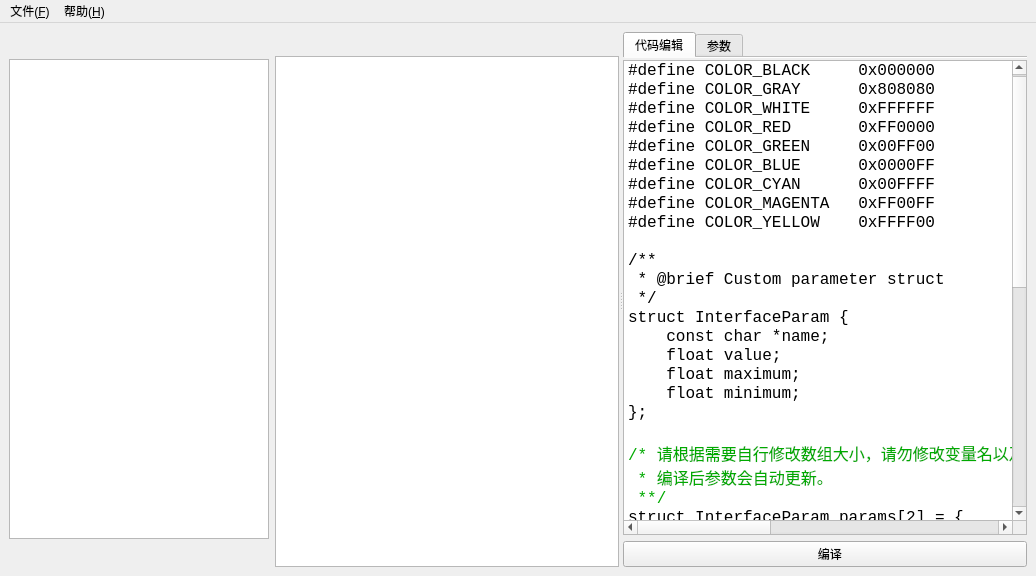
<?xml version="1.0" encoding="UTF-8"?>
<ui version="4.0">
 <class>MainWindow</class>
 <widget class="QMainWindow" name="MainWindow">
  <property name="geometry">
   <rect>
    <x>0</x>
    <y>0</y>
    <width>1036</width>
    <height>576</height>
   </rect>
  </property>
  <property name="windowTitle">
   <string>智能车图像上位机</string>
  </property>
  <widget class="QWidget" name="centralWidget">
   <layout class="QGridLayout" name="gridLayout">
    <item row="0" column="0">
     <widget class="QWidget" name="widget" native="true">
      <property name="sizePolicy">
       <sizepolicy hsizetype="Fixed" vsizetype="Minimum">
        <horstretch>0</horstretch>
        <verstretch>0</verstretch>
       </sizepolicy>
      </property>
      <property name="minimumSize">
       <size>
        <width>260</width>
        <height>0</height>
       </size>
      </property>
      <layout class="QVBoxLayout" name="verticalLayout">
       <property name="leftMargin">
        <number>0</number>
       </property>
       <property name="topMargin">
        <number>0</number>
       </property>
       <property name="rightMargin">
        <number>0</number>
       </property>
       <property name="bottomMargin">
        <number>0</number>
       </property>
       <item>
        <spacer name="verticalSpacer">
         <property name="orientation">
          <enum>Qt::Vertical</enum>
         </property>
         <property name="sizeType">
          <enum>QSizePolicy::Fixed</enum>
         </property>
         <property name="sizeHint" stdset="0">
          <size>
           <width>20</width>
           <height>27</height>
          </size>
         </property>
        </spacer>
       </item>
       <item>
        <widget class="ImageListView" name="imageListView"/>
       </item>
       <item>
        <layout class="QHBoxLayout" name="controlButtonsLayout">
         <property name="spacing">
          <number>0</number>
         </property>
         <item>
          <widget class="QPushButton" name="toBeginButton">
           <property name="sizePolicy">
            <sizepolicy hsizetype="Fixed" vsizetype="Fixed">
             <horstretch>0</horstretch>
             <verstretch>0</verstretch>
            </sizepolicy>
           </property>
           <property name="minimumSize">
            <size>
             <width>0</width>
             <height>0</height>
            </size>
           </property>
           <property name="maximumSize">
            <size>
             <width>24</width>
             <height>24</height>
            </size>
           </property>
           <property name="text">
            <string/>
           </property>
           <property name="icon">
            <iconset resource="src.qrc">
             <normaloff>:/icons/arrow-to-left.svg</normaloff>:/icons/arrow-to-left.svg</iconset>
           </property>
           <property name="flat">
            <bool>true</bool>
           </property>
          </widget>
         </item>
         <item>
          <widget class="QPushButton" name="prevButton">
           <property name="sizePolicy">
            <sizepolicy hsizetype="Fixed" vsizetype="Fixed">
             <horstretch>0</horstretch>
             <verstretch>0</verstretch>
            </sizepolicy>
           </property>
           <property name="minimumSize">
            <size>
             <width>0</width>
             <height>0</height>
            </size>
           </property>
           <property name="maximumSize">
            <size>
             <width>24</width>
             <height>24</height>
            </size>
           </property>
           <property name="text">
            <string/>
           </property>
           <property name="icon">
            <iconset resource="src.qrc">
             <normaloff>:/icons/arrow-left.svg</normaloff>:/icons/arrow-left.svg</iconset>
           </property>
           <property name="flat">
            <bool>true</bool>
           </property>
          </widget>
         </item>
         <item>
          <widget class="QPushButton" name="playButton">
           <property name="sizePolicy">
            <sizepolicy hsizetype="Fixed" vsizetype="Fixed">
             <horstretch>0</horstretch>
             <verstretch>0</verstretch>
            </sizepolicy>
           </property>
           <property name="minimumSize">
            <size>
             <width>0</width>
             <height>0</height>
            </size>
           </property>
           <property name="maximumSize">
            <size>
             <width>24</width>
             <height>24</height>
            </size>
           </property>
           <property name="text">
            <string/>
           </property>
           <property name="icon">
            <iconset resource="src.qrc">
             <normaloff>:/icons/play.svg</normaloff>:/icons/play.svg</iconset>
           </property>
           <property name="flat">
            <bool>true</bool>
           </property>
          </widget>
         </item>
         <item>
          <widget class="QPushButton" name="nextButton">
           <property name="sizePolicy">
            <sizepolicy hsizetype="Fixed" vsizetype="Fixed">
             <horstretch>0</horstretch>
             <verstretch>0</verstretch>
            </sizepolicy>
           </property>
           <property name="minimumSize">
            <size>
             <width>0</width>
             <height>0</height>
            </size>
           </property>
           <property name="maximumSize">
            <size>
             <width>24</width>
             <height>24</height>
            </size>
           </property>
           <property name="text">
            <string/>
           </property>
           <property name="icon">
            <iconset resource="src.qrc">
             <normaloff>:/icons/arrow-right.svg</normaloff>:/icons/arrow-right.svg</iconset>
           </property>
           <property name="flat">
            <bool>true</bool>
           </property>
          </widget>
         </item>
         <item>
          <widget class="QPushButton" name="toEndButton">
           <property name="sizePolicy">
            <sizepolicy hsizetype="Fixed" vsizetype="Fixed">
             <horstretch>0</horstretch>
             <verstretch>0</verstretch>
            </sizepolicy>
           </property>
           <property name="minimumSize">
            <size>
             <width>0</width>
             <height>0</height>
            </size>
           </property>
           <property name="maximumSize">
            <size>
             <width>24</width>
             <height>24</height>
            </size>
           </property>
           <property name="text">
            <string/>
           </property>
           <property name="icon">
            <iconset resource="src.qrc">
             <normaloff>:/icons/arrow-to-right.svg</normaloff>:/icons/arrow-to-right.svg</iconset>
           </property>
           <property name="flat">
            <bool>true</bool>
           </property>
          </widget>
         </item>
        </layout>
       </item>
      </layout>
     </widget>
    </item>
    <item row="0" column="1">
     <widget class="QSplitter" name="splitter">
      <property name="orientation">
       <enum>Qt::Horizontal</enum>
      </property>
      <property name="childrenCollapsible">
       <bool>false</bool>
      </property>
      <widget class="QWidget" name="horizontalLayoutWidget">
       <layout class="QVBoxLayout" name="verticalLayout_3">
        <item>
         <widget class="QLabel" name="colorLabel">
          <property name="font">
           <font>
            <family>Microsoft YaHei UI</family>
            <pointsize>12</pointsize>
           </font>
          </property>
          <property name="text">
           <string/>
          </property>
          <property name="alignment">
           <set>Qt::AlignCenter</set>
          </property>
         </widget>
        </item>
        <item>
         <widget class="ImageViewer" name="imageViewer"/>
        </item>
       </layout>
      </widget>
      <widget class="QWidget" name="horizontalLayoutWidget_2">
       <layout class="QHBoxLayout" name="horizontalLayout_2">
        <item>
         <widget class="QTabWidget" name="tabWidget">
          <property name="minimumSize">
           <size>
            <width>300</width>
            <height>0</height>
           </size>
          </property>
          <property name="currentIndex">
           <number>0</number>
          </property>
          <property name="documentMode">
           <bool>true</bool>
          </property>
          <widget class="QWidget" name="widget_2">
           <attribute name="title">
            <string>代码编辑</string>
           </attribute>
           <layout class="QVBoxLayout" name="verticalLayout_2">
            <property name="leftMargin">
             <number>0</number>
            </property>
            <property name="topMargin">
             <number>2</number>
            </property>
            <property name="rightMargin">
             <number>0</number>
            </property>
            <property name="bottomMargin">
             <number>0</number>
            </property>
            <item>
             <widget class="QTextEdit" name="code">
              <property name="font">
               <font>
                <family>Consolas</family>
                <pointsize>12</pointsize>
               </font>
              </property>
              <property name="lineWrapMode">
               <enum>QTextEdit::NoWrap</enum>
              </property>
              <property name="html">
               <string>&lt;!DOCTYPE HTML PUBLIC &quot;-//W3C//DTD HTML 4.0//EN&quot; &quot;http://www.w3.org/TR/REC-html40/strict.dtd&quot;&gt;
&lt;html&gt;&lt;head&gt;&lt;meta name=&quot;qrichtext&quot; content=&quot;1&quot; /&gt;&lt;style type=&quot;text/css&quot;&gt;
p, li { white-space: pre-wrap; }
&lt;/style&gt;&lt;/head&gt;&lt;body style=&quot; font-family:'Consolas'; font-size:12pt; font-weight:400; font-style:normal;&quot;&gt;
&lt;p style=&quot; margin-top:0px; margin-bottom:0px; margin-left:0px; margin-right:0px; -qt-block-indent:0; text-indent:0px;&quot;&gt;#define COLOR_BLACK     0x000000&lt;/p&gt;
&lt;p style=&quot; margin-top:0px; margin-bottom:0px; margin-left:0px; margin-right:0px; -qt-block-indent:0; text-indent:0px;&quot;&gt;#define COLOR_GRAY      0x808080&lt;/p&gt;
&lt;p style=&quot; margin-top:0px; margin-bottom:0px; margin-left:0px; margin-right:0px; -qt-block-indent:0; text-indent:0px;&quot;&gt;#define COLOR_WHITE     0xFFFFFF&lt;/p&gt;
&lt;p style=&quot; margin-top:0px; margin-bottom:0px; margin-left:0px; margin-right:0px; -qt-block-indent:0; text-indent:0px;&quot;&gt;#define COLOR_RED       0xFF0000&lt;/p&gt;
&lt;p style=&quot; margin-top:0px; margin-bottom:0px; margin-left:0px; margin-right:0px; -qt-block-indent:0; text-indent:0px;&quot;&gt;#define COLOR_GREEN     0x00FF00&lt;/p&gt;
&lt;p style=&quot; margin-top:0px; margin-bottom:0px; margin-left:0px; margin-right:0px; -qt-block-indent:0; text-indent:0px;&quot;&gt;#define COLOR_BLUE      0x0000FF&lt;/p&gt;
&lt;p style=&quot; margin-top:0px; margin-bottom:0px; margin-left:0px; margin-right:0px; -qt-block-indent:0; text-indent:0px;&quot;&gt;#define COLOR_CYAN      0x00FFFF&lt;/p&gt;
&lt;p style=&quot; margin-top:0px; margin-bottom:0px; margin-left:0px; margin-right:0px; -qt-block-indent:0; text-indent:0px;&quot;&gt;#define COLOR_MAGENTA   0xFF00FF&lt;/p&gt;
&lt;p style=&quot; margin-top:0px; margin-bottom:0px; margin-left:0px; margin-right:0px; -qt-block-indent:0; text-indent:0px;&quot;&gt;#define COLOR_YELLOW    0xFFFF00&lt;/p&gt;
&lt;p style=&quot;-qt-paragraph-type:empty; margin-top:0px; margin-bottom:0px; margin-left:0px; margin-right:0px; -qt-block-indent:0; text-indent:0px;&quot;&gt;&lt;br /&gt;&lt;/p&gt;
&lt;p style=&quot; margin-top:0px; margin-bottom:0px; margin-left:0px; margin-right:0px; -qt-block-indent:0; text-indent:0px;&quot;&gt;/**&lt;/p&gt;
&lt;p style=&quot; margin-top:0px; margin-bottom:0px; margin-left:0px; margin-right:0px; -qt-block-indent:0; text-indent:0px;&quot;&gt; * @brief Custom parameter struct&lt;/p&gt;
&lt;p style=&quot; margin-top:0px; margin-bottom:0px; margin-left:0px; margin-right:0px; -qt-block-indent:0; text-indent:0px;&quot;&gt; */&lt;/p&gt;
&lt;p style=&quot; margin-top:0px; margin-bottom:0px; margin-left:0px; margin-right:0px; -qt-block-indent:0; text-indent:0px;&quot;&gt;struct InterfaceParam {&lt;/p&gt;
&lt;p style=&quot; margin-top:0px; margin-bottom:0px; margin-left:0px; margin-right:0px; -qt-block-indent:0; text-indent:0px;&quot;&gt;    const char *name;&lt;/p&gt;
&lt;p style=&quot; margin-top:0px; margin-bottom:0px; margin-left:0px; margin-right:0px; -qt-block-indent:0; text-indent:0px;&quot;&gt;    float value;&lt;/p&gt;
&lt;p style=&quot; margin-top:0px; margin-bottom:0px; margin-left:0px; margin-right:0px; -qt-block-indent:0; text-indent:0px;&quot;&gt;    float maximum;&lt;/p&gt;
&lt;p style=&quot; margin-top:0px; margin-bottom:0px; margin-left:0px; margin-right:0px; -qt-block-indent:0; text-indent:0px;&quot;&gt;    float minimum;&lt;/p&gt;
&lt;p style=&quot; margin-top:0px; margin-bottom:0px; margin-left:0px; margin-right:0px; -qt-block-indent:0; text-indent:0px;&quot;&gt;};&lt;/p&gt;
&lt;p style=&quot;-qt-paragraph-type:empty; margin-top:0px; margin-bottom:0px; margin-left:0px; margin-right:0px; -qt-block-indent:0; text-indent:0px;&quot;&gt;&lt;br /&gt;&lt;/p&gt;
&lt;p style=&quot; margin-top:0px; margin-bottom:0px; margin-left:0px; margin-right:0px; -qt-block-indent:0; text-indent:0px;&quot;&gt;&lt;span style=&quot; color:#00aa00;&quot;&gt;/* 请根据需要自行修改数组大小，请勿修改变量名以及结构体类型 &lt;/span&gt;&lt;/p&gt;
&lt;p style=&quot; margin-top:0px; margin-bottom:0px; margin-left:0px; margin-right:0px; -qt-block-indent:0; text-indent:0px;&quot;&gt;&lt;span style=&quot; color:#00aa00;&quot;&gt; * 编译后参数会自动更新。&lt;/span&gt;&lt;/p&gt;
&lt;p style=&quot; margin-top:0px; margin-bottom:0px; margin-left:0px; margin-right:0px; -qt-block-indent:0; text-indent:0px;&quot;&gt;&lt;span style=&quot; color:#00aa00;&quot;&gt; **/&lt;/span&gt;&lt;/p&gt;
&lt;p style=&quot; margin-top:0px; margin-bottom:0px; margin-left:0px; margin-right:0px; -qt-block-indent:0; text-indent:0px;&quot;&gt;struct InterfaceParam params[2] = {&lt;/p&gt;
&lt;p style=&quot; margin-top:0px; margin-bottom:0px; margin-left:0px; margin-right:0px; -qt-block-indent:0; text-indent:0px;&quot;&gt;    [0] = {&lt;/p&gt;
&lt;p style=&quot; margin-top:0px; margin-bottom:0px; margin-left:0px; margin-right:0px; -qt-block-indent:0; text-indent:0px;&quot;&gt;        .name = &amp;quot;Pos X&amp;quot;,&lt;/p&gt;
&lt;p style=&quot; margin-top:0px; margin-bottom:0px; margin-left:0px; margin-right:0px; -qt-block-indent:0; text-indent:0px;&quot;&gt;        .maximum = 99.9,&lt;/p&gt;
&lt;p style=&quot; margin-top:0px; margin-bottom:0px; margin-left:0px; margin-right:0px; -qt-block-indent:0; text-indent:0px;&quot;&gt;        .minimum = 0.0,&lt;/p&gt;
&lt;p style=&quot; margin-top:0px; margin-bottom:0px; margin-left:0px; margin-right:0px; -qt-block-indent:0; text-indent:0px;&quot;&gt;    },&lt;/p&gt;
&lt;p style=&quot; margin-top:0px; margin-bottom:0px; margin-left:0px; margin-right:0px; -qt-block-indent:0; text-indent:0px;&quot;&gt;    [1] = {&lt;/p&gt;
&lt;p style=&quot; margin-top:0px; margin-bottom:0px; margin-left:0px; margin-right:0px; -qt-block-indent:0; text-indent:0px;&quot;&gt;        .name = &amp;quot;Pos Y&amp;quot;,&lt;/p&gt;
&lt;p style=&quot; margin-top:0px; margin-bottom:0px; margin-left:0px; margin-right:0px; -qt-block-indent:0; text-indent:0px;&quot;&gt;        .maximum = 99.9,&lt;/p&gt;
&lt;p style=&quot; margin-top:0px; margin-bottom:0px; margin-left:0px; margin-right:0px; -qt-block-indent:0; text-indent:0px;&quot;&gt;        .minimum = 0.0,&lt;/p&gt;
&lt;p style=&quot; margin-top:0px; margin-bottom:0px; margin-left:0px; margin-right:0px; -qt-block-indent:0; text-indent:0px;&quot;&gt;    },&lt;/p&gt;
&lt;p style=&quot; margin-top:0px; margin-bottom:0px; margin-left:0px; margin-right:0px; -qt-block-indent:0; text-indent:0px;&quot;&gt;};&lt;/p&gt;
&lt;p style=&quot;-qt-paragraph-type:empty; margin-top:0px; margin-bottom:0px; margin-left:0px; margin-right:0px; -qt-block-indent:0; text-indent:0px;&quot;&gt;&lt;br /&gt;&lt;/p&gt;
&lt;p style=&quot; margin-top:0px; margin-bottom:0px; margin-left:0px; margin-right:0px; -qt-block-indent:0; text-indent:0px;&quot;&gt;&lt;span style=&quot; color:#00aa00;&quot;&gt;/* 可在此处定义或声明需要用到的函数 */	&lt;/span&gt;&lt;/p&gt;
&lt;p style=&quot;-qt-paragraph-type:empty; margin-top:0px; margin-bottom:0px; margin-left:0px; margin-right:0px; -qt-block-indent:0; text-indent:0px;&quot;&gt;&lt;br /&gt;&lt;/p&gt;
&lt;p style=&quot; margin-top:0px; margin-bottom:0px; margin-left:0px; margin-right:0px; -qt-block-indent:0; text-indent:0px;&quot;&gt;void Interface_Process(uint8_t *data, const int width, const int height)&lt;/p&gt;
&lt;p style=&quot; margin-top:0px; margin-bottom:0px; margin-left:0px; margin-right:0px; -qt-block-indent:0; text-indent:0px;&quot;&gt;{&lt;/p&gt;
&lt;p style=&quot; margin-top:0px; margin-bottom:0px; margin-left:0px; margin-right:0px; -qt-block-indent:0; text-indent:0px;&quot;&gt;    &lt;span style=&quot; color:#00aa00;&quot;&gt;/* 在此修改图像处理代码 */&lt;/span&gt;&lt;/p&gt;
&lt;p style=&quot; margin-top:0px; margin-bottom:0px; margin-left:0px; margin-right:0px; -qt-block-indent:0; text-indent:0px;&quot;&gt;    for (int i = 0; i &amp;lt; 10; i++) {&lt;/p&gt;
&lt;p style=&quot; margin-top:0px; margin-bottom:0px; margin-left:0px; margin-right:0px; -qt-block-indent:0; text-indent:0px;&quot;&gt;        for (int j = 0; j &amp;lt; 10 &amp;amp;&amp;amp; j &amp;lt; width; j++) {&lt;/p&gt;
&lt;p style=&quot; margin-top:0px; margin-bottom:0px; margin-left:0px; margin-right:0px; -qt-block-indent:0; text-indent:0px;&quot;&gt;            data[(i + (int)params[0].value) * width + (j + (int)params[1].value)] = ((i + j) % 2) ? 0 : 0xFF;&lt;/p&gt;
&lt;p style=&quot; margin-top:0px; margin-bottom:0px; margin-left:0px; margin-right:0px; -qt-block-indent:0; text-indent:0px;&quot;&gt;            internalOps.drawPoint(i + 10, j, COLOR_RED, parent);&lt;/p&gt;
&lt;p style=&quot; margin-top:0px; margin-bottom:0px; margin-left:0px; margin-right:0px; -qt-block-indent:0; text-indent:0px;&quot;&gt;        }&lt;/p&gt;
&lt;p style=&quot; margin-top:0px; margin-bottom:0px; margin-left:0px; margin-right:0px; -qt-block-indent:0; text-indent:0px;&quot;&gt;    }&lt;/p&gt;
&lt;p style=&quot; margin-top:0px; margin-bottom:0px; margin-left:0px; margin-right:0px; -qt-block-indent:0; text-indent:0px;&quot;&gt;}&lt;/p&gt;&lt;/body&gt;&lt;/html&gt;</string>
              </property>
             </widget>
            </item>
            <item>
             <layout class="QHBoxLayout" name="horizontalLayout_4">
              <item>
               <widget class="QPushButton" name="compileButton">
                <property name="minimumSize">
                 <size>
                  <width>0</width>
                  <height>24</height>
                 </size>
                </property>
                <property name="text">
                 <string>   编译</string>
                </property>
               </widget>
              </item>
             </layout>
            </item>
           </layout>
          </widget>
          <widget class="QWidget" name="params">
           <attribute name="title">
            <string>参数</string>
           </attribute>
          </widget>
         </widget>
        </item>
       </layout>
      </widget>
     </widget>
    </item>
   </layout>
  </widget>
  <widget class="QMenuBar" name="menubar">
   <property name="geometry">
    <rect>
     <x>0</x>
     <y>0</y>
     <width>1036</width>
     <height>22</height>
    </rect>
   </property>
   <widget class="QMenu" name="menu_F">
    <property name="title">
     <string>文件(&amp;F)</string>
    </property>
    <addaction name="openFilesAct"/>
    <addaction name="separator"/>
    <addaction name="exitAct"/>
   </widget>
   <widget class="QMenu" name="menu_H">
    <property name="title">
     <string>帮助(&amp;H)</string>
    </property>
    <addaction name="aboutAct"/>
    <addaction name="aboutQtAct"/>
   </widget>
   <addaction name="menu_F"/>
   <addaction name="menu_H"/>
  </widget>
  <action name="openFilesAct">
   <property name="text">
    <string>打开图片序列(&amp;O)</string>
   </property>
   <property name="shortcut">
    <string>Ctrl+O</string>
   </property>
  </action>
  <action name="exitAct">
   <property name="text">
    <string>退出(&amp;X)</string>
   </property>
   <property name="shortcut">
    <string>Ctrl+Q</string>
   </property>
  </action>
  <action name="aboutQtAct">
   <property name="text">
    <string>关于 &amp;Qt</string>
   </property>
   <property name="toolTip">
    <string>关于 Qt</string>
   </property>
  </action>
  <action name="aboutAct">
   <property name="text">
    <string>关于</string>
   </property>
  </action>
 </widget>
 <customwidgets>
  <customwidget>
   <class>ImageViewer</class>
   <extends>QGraphicsView</extends>
   <header>imageviewer.h</header>
  </customwidget>
  <customwidget>
   <class>ImageListView</class>
   <extends>QListView</extends>
   <header>imagelistview.h</header>
  </customwidget>
 </customwidgets>
 <resources>
  <include location="src.qrc"/>
 </resources>
 <connections/>
</ui>
